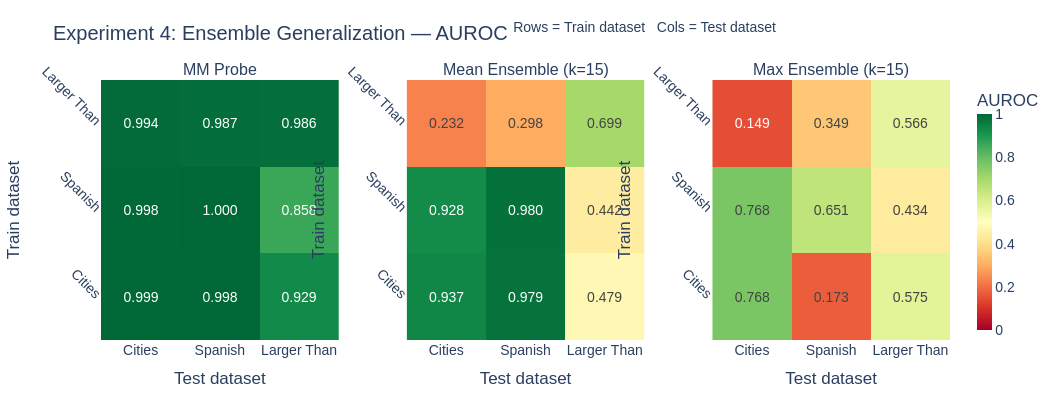

Notebook source saved alongside this figure:
### Code cell
for metric, metric_title in [("auroc", "AUROC"), ("tpr@1fpr", "TPR @ 1% FPR")]:
    mm_mat = gen_to_matrix(gen_mm, metric, DATASET_NAMES)
    ens_mean_mat = gen_to_matrix(gen_ens_mean, metric, DATASET_NAMES)
    ens_max_mat = gen_to_matrix(gen_ens_max, metric, DATASET_NAMES)

    fig = make_subplots(
        rows=1, cols=3,
        subplot_titles=["MM Probe", f"Mean Ensemble (k={best_k})", f"Max Ensemble (k={best_k})"],
        horizontal_spacing=0.08,
    )

    for col, mat in enumerate([mm_mat, ens_mean_mat, ens_max_mat], start=1):
        fig.add_trace(go.Heatmap(
            z=mat,
            x=labels_display,
            y=labels_display,
            text=[[f"{v:.3f}" for v in row] for row in mat],
            texttemplate="%{text}",
            colorscale="RdYlGn",
            zmin=0, zmax=1,
            showscale=(col == 3),
            colorbar=dict(title=metric_title, thickness=15),
        ), row=1, col=col)

    fig.update_layout(
        **PLOT_BASE,
        title=(
            f"Experiment 4: Ensemble Generalization — {metric_title}\n"
            "<sup>Rows = Train dataset &nbsp; Cols = Test dataset</sup>"
        ),
        height=400, width=1060,
    )
    fig.update_yaxes(title_text="Train dataset", tickangle=45)
    for col in range(1, 4):
        fig.update_xaxes(title_text="Test dataset", row=1, col=col)
    fig.show()
    metric_slug = metric.replace("@", "at").replace("%", "pct").replace(" ", "_")
    save_fig(fig, f"exp4_ensemble_generalization_{metric_slug}")

### Figure 1 — Plotly figure (JSON) as saved in the notebook; plotly's stock layout.template omitted (floating-point values rounded to 4 significant figures)
{"data": [{"colorbar": {"thickness": 15, "title": {"text": "AUROC"}}, "colorscale": [[0, "rgb(165,0,38)"], [0.1, "rgb(215,48,39)"], [0.2, "rgb(244,109,67)"], [0.3, "rgb(253,174,97)"], [0.4, "rgb(254,224,139)"], [0.5, "rgb(255,255,191)"], [0.6, "rgb(217,239,139)"], [0.7, "rgb(166,217,106)"], [0.8, "rgb(102,189,99)"], [0.9, "rgb(26,152,80)"], [1, "rgb(0,104,55)"]], "showscale": false, "text": [["0.999", "0.998", "0.929"], ["0.998", "1.000", "0.858"], ["0.994", "0.987", "0.986"]], "texttemplate": "%{text}", "type": "heatmap", "x": ["Cities", "Spanish", "Larger Than"], "xaxis": "x", "y": ["Cities", "Spanish", "Larger Than"], "yaxis": "y", "z": [[0.9989, 0.9984, 0.9294], [0.9982, 1.0, 0.8582], [0.9937, 0.9865, 0.986]], "zmax": 1, "zmin": 0}, {"colorbar": {"thickness": 15, "title": {"text": "AUROC"}}, "colorscale": [[0, "rgb(165,0,38)"], [0.1, "rgb(215,48,39)"], [0.2, "rgb(244,109,67)"], [0.3, "rgb(253,174,97)"], [0.4, "rgb(254,224,139)"], [0.5, "rgb(255,255,191)"], [0.6, "rgb(217,239,139)"], [0.7, "rgb(166,217,106)"], [0.8, "rgb(102,189,99)"], [0.9, "rgb(26,152,80)"], [1, "rgb(0,104,55)"]], "showscale": false, "text": [["0.937", "0.979", "0.479"], ["0.928", "0.980", "0.442"], ["0.232", "0.298", "0.699"]], "texttemplate": "%{text}", "type": "heatmap", "x": ["Cities", "Spanish", "Larger Than"], "xaxis": "x2", "y": ["Cities", "Spanish", "Larger Than"], "yaxis": "y2", "z": [[0.9366, 0.9786, 0.4788], [0.9277, 0.9802, 0.442], [0.2321, 0.2976, 0.6993]], "zmax": 1, "zmin": 0}, {"colorbar": {"thickness": 15, "title": {"text": "AUROC"}}, "colorscale": [[0, "rgb(165,0,38)"], [0.1, "rgb(215,48,39)"], [0.2, "rgb(244,109,67)"], [0.3, "rgb(253,174,97)"], [0.4, "rgb(254,224,139)"], [0.5, "rgb(255,255,191)"], [0.6, "rgb(217,239,139)"], [0.7, "rgb(166,217,106)"], [0.8, "rgb(102,189,99)"], [0.9, "rgb(26,152,80)"], [1, "rgb(0,104,55)"]], "showscale": true, "text": [["0.768", "0.173", "0.575"], ["0.768", "0.651", "0.434"], ["0.149", "0.349", "0.566"]], "texttemplate": "%{text}", "type": "heatmap", "x": ["Cities", "Spanish", "Larger Than"], "xaxis": "x3", "y": ["Cities", "Spanish", "Larger Than"], "yaxis": "y3", "z": [[0.768, 0.173, 0.5754], [0.768, 0.6508, 0.4339], [0.149, 0.3492, 0.566]], "zmax": 1, "zmin": 0}], "layout": {"annotations": [{"font": {"size": 16}, "showarrow": false, "text": "MM Probe", "x": 0.14, "xanchor": "center", "xref": "paper", "y": 1, "yanchor": "bottom", "yref": "paper"}, {"font": {"size": 16}, "showarrow": false, "text": "Mean Ensemble (k=15)", "x": 0.5, "xanchor": "center", "xref": "paper", "y": 1, "yanchor": "bottom", "yref": "paper"}, {"font": {"size": 16}, "showarrow": false, "text": "Max Ensemble (k=15)", "x": 0.86, "xanchor": "center", "xref": "paper", "y": 1, "yanchor": "bottom", "yref": "paper"}], "font": {"family": "Arial, sans-serif", "size": 14}, "height": 400, "legend": {"bgcolor": "rgba(255,255,255,0.8)", "bordercolor": "#E5E7EB", "borderwidth": 1}, "margin": {"b": 60, "l": 70, "r": 40, "t": 80}, "title": {"text": "Experiment 4: Ensemble Generalization — AUROC\n<sup>Rows = Train dataset &nbsp; Cols = Test dataset</sup>"}, "width": 1060, "xaxis": {"anchor": "y", "domain": [0, 0.28], "title": {"text": "Test dataset"}}, "xaxis2": {"anchor": "y2", "domain": [0.36, 0.64], "title": {"text": "Test dataset"}}, "xaxis3": {"anchor": "y3", "domain": [0.72, 1], "title": {"text": "Test dataset"}}, "yaxis": {"anchor": "x", "domain": [0, 1], "tickangle": 45, "title": {"text": "Train dataset"}}, "yaxis2": {"anchor": "x2", "domain": [0, 1], "tickangle": 45, "title": {"text": "Train dataset"}}, "yaxis3": {"anchor": "x3", "domain": [0, 1], "tickangle": 45, "title": {"text": "Train dataset"}}}}
